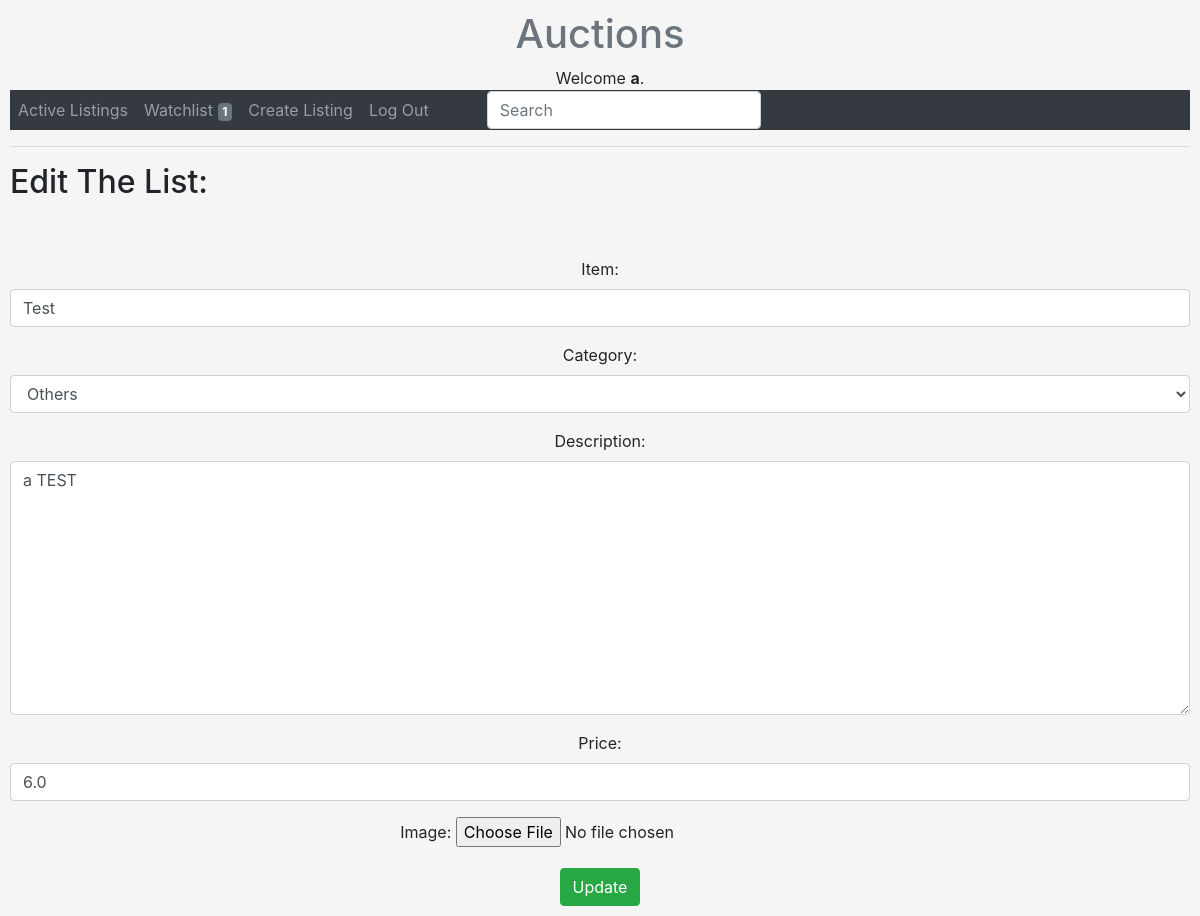
/auctions/edit/21 (signed in), run on the app's committed database.
### auctions/models.py (models this page shows, shortened)
class User(AbstractUser):
    pass

class Listing(models.Model):
    owner = models.ForeignKey(User, on_delete=models.CASCADE, related_name='owner')
    item = models.CharField(max_length=64)
    description = models.TextField(max_length=256)
    time = models.DateTimeField(auto_now_add=True)
    category = models.CharField(max_length=255, default='')
    image = models.ImageField( null=True, blank=True, upload_to='media/')
    price = models.FloatField(validators = [MinValueValidator(1)])
    final_bid = models.ForeignKey(Bid, on_delete=models.CASCADE, related_name='final_bid', blank=True, null=True)
    closed = models.BooleanField(default=False)
    bids = models.ManyToManyField(Bid, blank=True, related_name="bids")

### auctions/views.py (the view)
# urls.py: path("auctions/edit/<int:pk>", edit.as_view(), name="Edit_list"),
class edit(UpdateView):
    model = Listing
    template_name = 'auctions/edit.html'
    form_class = PostForm

### auctions/forms.py
class PostForm(forms.ModelForm):
    class Meta:
        model = Listing
        fields = ('owner','item', 'category', 'description', 'price', 'image')
        widgets = {
        'item': forms.TextInput(attrs={'class': 'form-control'}),     #'item': forms.TextInput(attrs={'class': 'form-control','placeholder': choice}),    ::: to see what inside choice(kind of debug :)
        'description': forms.Textarea(attrs={'class': 'form-control'}),
        'category' : forms.Select(choices=choice_list, attrs={'class' : 'form-control'}),
        'price': forms.NumberInput(attrs={'class': 'form-control'}),
        'owner': forms.TextInput(attrs={'class': 'form-control', 'value': '', 'id':'owner', 'type': 'hidden'}),
        }

### auctions/templates/auctions/edit.html (shortened to what this page needs)
{% extends 'auctions/layout.html' %}
{% block body %}
<h2 style="text-align:left">Edit The List: </h2>
{% if user.is_authenticated %}
  {% if user.id == listing.owner.id %}
    <div class=" ">
    <form method="POST" enctype="multipart/form-data">
        <br><br>
        {{ form.as_p}}
        <button class="btn btn-success" > Update </button>
    </form>
    </div>
  {% endif %}
{% endif %}
{% endblock %}

### auctions/templates/auctions/layout.html (shortened to what this page needs)
{% load static %}
<!DOCTYPE html>
<html lang="en">
    <head >
        <link rel="stylesheet" href="https://stackpath.bootstrapcdn.com/bootstrap/4.4.1/css/bootstrap.min.css">
        <link href="{% static 'auctions/styles.css' %}" rel="stylesheet">
    </head>
    <body style="background-color:#F5F5F5;text-align:center;" >
    <div class="text-muted">
        <h1 style="text-align:center; ">Auctions</h1>
    </div>
        <div>
            {% if user.is_authenticated %}
                Welcome  <strong>{{ user.username }}</strong>.
            {% else %}
                Not signed in.
            {% endif %}
        </div>
        <nav class="nabar navbar-expand-lg navbar-dark bg-dark ">
        <ul class="navbar-nav mr-auto  navbar-dark ">
            <li class="nav-item">
                <a class="nav-link" href="{% url 'index' %}">Active Listings</a>
            </li>
             {% if user.is_authenticated %}
                <li class="nav-item">
                    <a class="nav-link" href="{% url 'watchlist' %}">Watchlist <span class="badge badge-secondary">{{ user.watchlist.count }}</span></a>
                </li>
                <li class="nav-item">
                    <a class="nav-link" href="{% url 'new_listing' %}">Create Listing</a>
                </li>
                <li class="nav-item">
                    <a class="nav-link" href="{% url 'logout' %}">Log Out </a>
                </li>
                <div class="a">
                <form class="form-inline">
                    <input class="form-control mr-sm-2" type="search" placeholder="Search" aria-label="Search">
                </form>
                </div>
            {% endif %}
        </ul>
        </nav>
        <hr>
        {% block body %}
        {% endblock %}
    </body>
</html>

### auctions/static/auctions/styles.css (style rules this page uses)
body { padding: 10px; }

### auctions/templates/auctions/layout.html (style rules this page uses)
div.a { text-align: right; padding-left: 50px; padding-top: 1px; }

### data on the page
User: username "a", watchlist.count "1"
Listing: item "Test", category "Others", description "a TEST", price "6.0"
